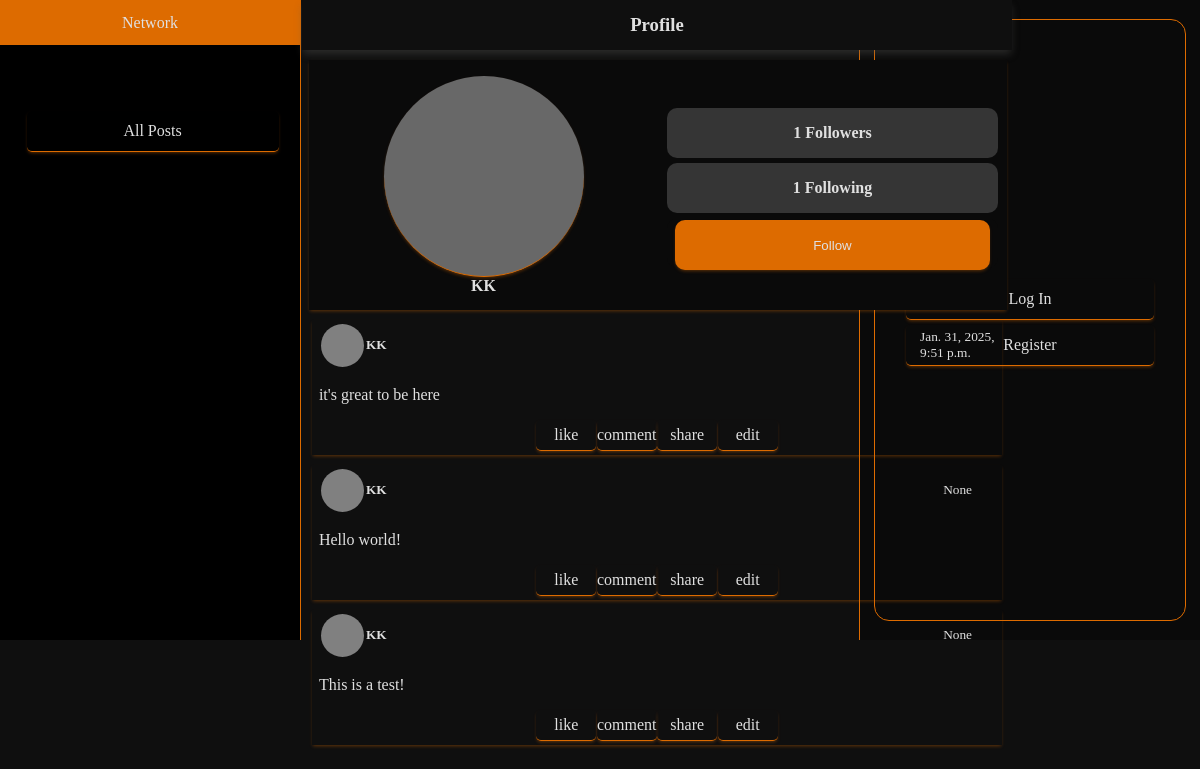
The app's page /profile/1 with its own data.
### network/models.py (models this page shows, shortened)
class User(AbstractUser):
    pass

class Post(models.Model):
    poster = models.ForeignKey(User, on_delete=models.CASCADE, related_name="user")
    content = models.CharField(max_length=800)
    timestamp = models.DateTimeField(auto_now_add=False)

### network/views.py (the view)
# urls.py: path("profile/<str:poster>", views.viewProfile, name="profile"),
def viewProfile(request,poster):
    allPosts = Post.objects.filter(poster=poster)
    followers = len(Follow.objects.filter(following=poster))
    following = len(Follow.objects.filter(follower=poster))
    posterName = User.objects.get(id=poster)
    if (request.user.is_authenticated):
        isFollowing = Follow.objects.filter(follower=request.user, following=posterName).exists()
    else:
        isFollowing = False
    sortedPosts = allPosts.order_by('timestamp')
    return render(request, "network/profile.html",{"userPosts":sortedPosts, "followers": followers,
                                                    "following": following,
                                                   "posterName":posterName, "isFollowing": isFollowing })

### network/templates/network/profile.html (shortened to what this page needs)
{% extends "network/layout.html" %}
{% block body %}
<div class="profile-container">
  <div class="feeds-heading">
    <h3 class="feeds-title login-title">Profile</h3>
  </div>
  <div class="user-info">
    <div class="personal">
      <div class="user-img "></div>
      <div class="user-name"><strong>{{ posterName }}</strong></div>
    </div>
    <div class="acc-details">
      <div class="followers-div">
        <h4>{{followers}} Followers</h4>
      </div>
      <div class="following-div">
        <h4>{{following}} Following</h4>
      </div>
      {% if posterName.id != user.id  %}
        <form action="{% url 'follow' %}" method="post" class="follow-form">
          {%if isFollowing%}
            <input type="submit" value="Unfollow" class="action nav-item follow">
          {% else %}
            <input type="submit" value="Follow" class="action nav-item unfollow">
          {% endif %}
        </form>
      {% endif %}
    </div>
  </div>
  {% for post in userPosts %}
  <div class="post-container">
      <div class="post-header">
          <div class="poster-container">
              <div class="poster-img"></div>
              <div class="poster-name"><h5>{{post.poster}}</h5></div>
          </div>
          <div class="post-time"><small>{{post.timestamp}}</small></div>
      </div>
      <div class="post-body">
          <p class="post-content">{{post.content}}</p>
      </div>
      {% if user.username != post.poster %}
      <div class="post-footer">
          <div class="likes">like</div>
          <div class="comment">comment</div>
          <div class="share">share</div>
          <div class="edit">edit</div>
      </div>
      {% endif %}
  </div>
{% endfor %}
{% endblock %}

### network/static/network/styles.css (style rules this page uses)
:root { --text-color: rgb(224, 224, 224); --brand-color: rgb(221, 107, 0); --border-color: 1px solid rgb(221, 107, 0); --box-shadow: 0 2px 3.5px -1px rgba(221, 107, 0, 0.4); --box-shadow-hover: 0 -2px 10px -1px rgba(201, 201, 201, 0.4); --background-color: rgb(10, 10, 10); --background-color-lite: rgb(15, 15, 15); --background-color-selected: rgb(24, 24, 24); }
html { overflow-y: auto; }
body { background-color: var(--background-color-lite); color: var(--text-color); overflow-x: scroll; }
.nav-item { position: relative; width: 90%; height: 40px; display: flex; align-items: center; justify-content: center; color: var(--text-color); border-bottom: var(--border-color); box-shadow: var(--box-shadow); border-radius: 5px; margin-top: 5px; }
.feed-container, .login-container, .register-container, .profile-container { position: absolute; top: 0; left: 302px; height: 638px; width: 710px; padding-bottom: 50px; padding-top: 50px; display: flex; align-items: center; flex-direction: column; }
.feeds-heading { position: fixed; top: 0px; left: 302px; width: 710px; height: 50px; display: flex; align-items: center; justify-content: center; background-color: var(--background-color-lite); box-shadow: 0 5px 8px -1px rgba(87, 87, 86, 0.4); z-index: 1; }
.post-container, .login-form, .register-form, .user-details { position: relative; width: 690px; height: auto; margin-top: 5px; margin-bottom: 5px; display: flex; justify-content: center; align-items: center; flex-direction: column; box-shadow: var(--box-shadow); transition: background-color 0.5s ease, box-shadow 0.3s ease, border-bottom 0.8s ease; }
.post-header, .post-body, .post-footer { position: relative; width: 98%; height: 50px; }
.post-header, .post-footer { display: flex; flex-direction: row; justify-content: space-between; }
.post-body { min-height: 45px; max-height: auto; }
.post-footer { height: 35px; width: 35%; }
.poster-container { position: relative; justify-self: baseline; align-items: center; width: auto; height: inherit; display: flex; flex-direction: row; }
.poster-img { position: relative; height: 43px; width: 43px; margin: 2px; border-radius: 50%; background-color: gray; }
.post-time { position: relative; width: 75px; height: inherit; display: flex; align-items: center; justify-content: center; }
.likes, .comment, .share, .edit { height: 30px; width: 60px; display: flex; align-items: center; justify-content: center; border-bottom: var(--border-color); box-shadow: var(--box-shadow); border-radius: 5px; }
.user-img-name-container, .user-actions, .user-info { position: relative; width: 100%; height: 40%; display: flex; justify-self: start; align-items: center; justify-content: center; flex-direction: column; }
.user-img { position: relative; width: 200px; height: 200px; border-radius: 50%; background-color: rgba(128, 128, 128, 0.8); border-bottom: var(--border-color); box-shadow: var(--box-shadow) }
.action { text-decoration: none; color: var(--text-color); width: 80%; margin-top: 5px; border-bottom: var(--border-color); box-shadow: var(--box-shadow); border-radius: 5px; }
.profile-container { margin-top: 265px; }
.user-info, .new-post-container { position: fixed; top: 50px; left: 309px; height: 250px; width: 698px; display: flex; margin: 10px 0 ; flex-direction: row; background-color: var(--background-color); box-shadow: var(--box-shadow); z-index: 1; }
.personal, .acc-details { position: relative; height: 100%; width: 50%; display: flex; align-items: center; justify-content: center; flex-direction: column; }
.followers-div, .following-div, .follow-form, .follow, .unfollow { width: 95%; height: 50px; display: flex; align-items: center; justify-content: center; background-color: rgb(53, 53, 53); border-radius: 10px; margin-top: 5px; border: var(--text-color); }
.follow-form { background-color: var(--background-color); }
.unfollow { width: 95%; background-color: var(--brand-color); }

### records on screen
User: username "KK"
Post: poster "KK", timestamp "Jan. 31, 2025, 9:51 p.m.", content "it's great to be here", shows "like"
Post: poster "KK", timestamp "None", content "Hello world!", shows "like"
Post: poster "KK", timestamp "None", content "This is a test!", shows "like"

### other values on screen
{{ followers }} "1"
{{ following }} "1"
